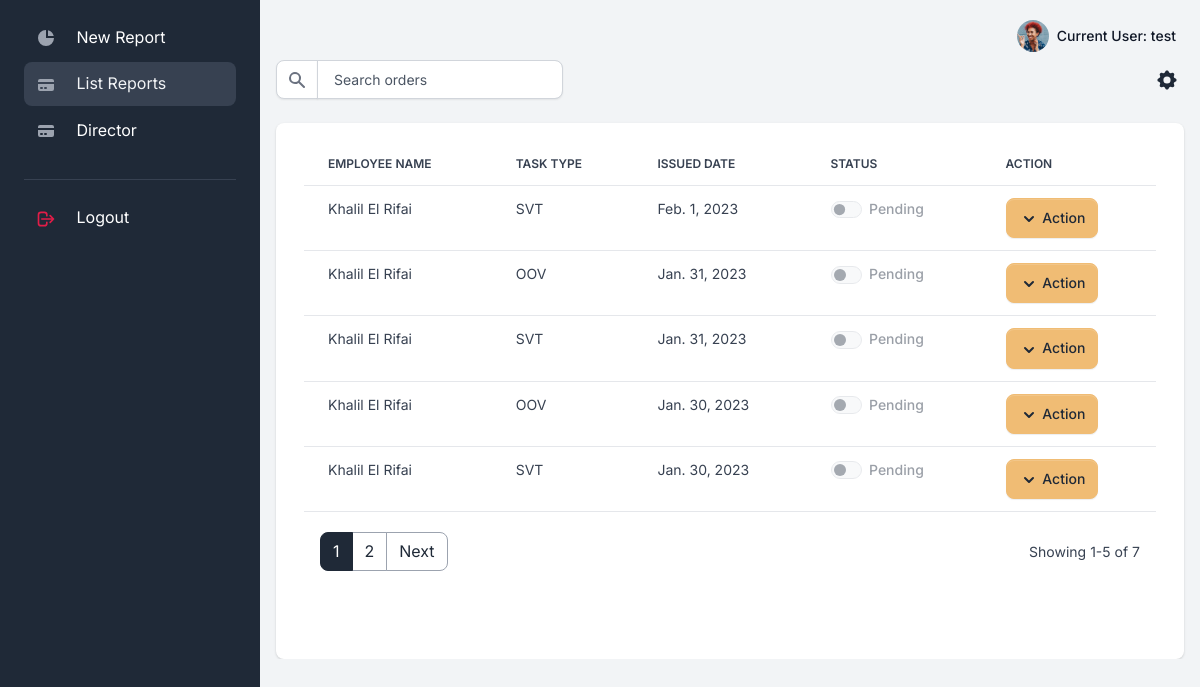
Before: /reports/list (signed in) with the older database file.
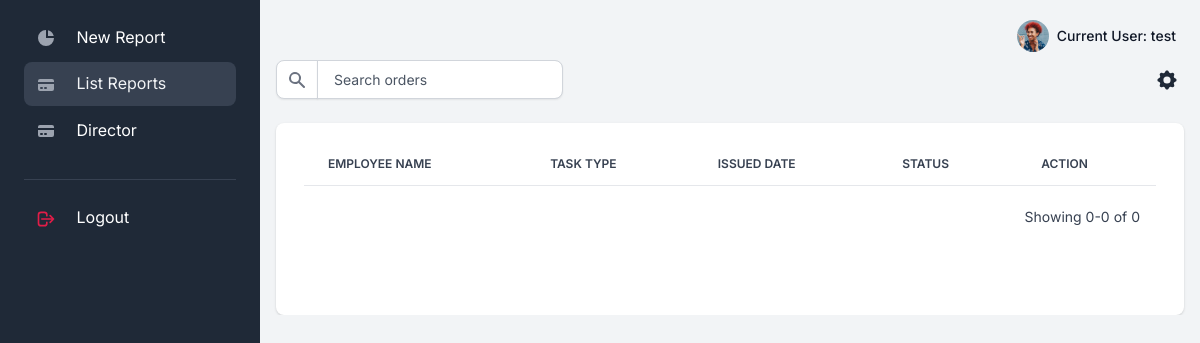
After: the same page with the newer database file.
### apps/reports/models.py (models this page shows, shortened)
class Report(Model):
    STATUS_CHOICES= (
    ('Pending', 'Pending'),
    ('Approved', 'Approved'),
    )
    id=AutoField(primary_key=True,editable=False)
    owner = ForeignKey(Employee,on_delete=SET_NULL,null=True)
    task_type=ForeignKey(Task_type,on_delete=SET_NULL,null=True)
    created_at=DateTimeField(auto_now_add=True)
    status=CharField(max_length=50,choices=STATUS_CHOICES,default='Pending')
    description=TextField(null=True)

class Employee(Model):
    id=AutoField(primary_key=True,editable=False)
    user = OneToOneField(User,on_delete=CASCADE)
    job_title = ForeignKey(Job_title,on_delete=SET_NULL,null=True)
    @property
    def fullname(self):
        return self.user.first_name +" "+self.user.last_name

class Task_type(Model):
    id=AutoField(primary_key=True,editable=False)
    job_title=ForeignKey(Job_title,on_delete=CASCADE,null=True)
    type = CharField(max_length=50,null=True)
    def __str__(self):
        return self.type

### apps/reports/views.py (the view)
# urls.py: path('list',views.EmployeeView.as_view(),name='list'),
class EmployeeView(ReportListView):
    def get_queryset(self):
        queryset = Report.objects.filter(owner__user=self.request.user).order_by('-created_at')
        return queryset

### apps/context_processors.py (called while the page is built)
def cfg_assets_root(request):
    return { 'ASSETS_ROOT' : settings.ASSETS_ROOT }

### apps/templates/reports/report_list.html (shortened to what this page needs)
{% extends "layouts/base.html" %}
{% block content %}
{% load humanize %}
  <div class="table-settings mb-4">
      <div class="row align-items-center justify-content-between">
          <div class="col col-md-6 col-lg-3 col-xl-4">
              <div class="input-group me-2 me-lg-3 fmxw-400">
                  <span class="input-group-text">
                  </span>
                  <input type="text" class="form-control" placeholder="Search orders">
              </div>
          </div>
          <div class="col-4 col-md-2 col-xl-1 ps-md-0 text-end">
              <div class="dropdown">
                  <button class="btn btn-link text-dark dropdown-toggle dropdown-toggle-split m-0 p-1" data-bs-toggle="dropdown" aria-haspopup="true" aria-expanded="false">
                  </button>
              </div>
          </div>
      </div>
  </div>
  <div class="card card-body border-0 shadow table-wrapper table-responsive">
    <div class="container-fluid">
        <div class="row mb-5">
      <table class="table table-hover">
          <thead>
              <tr>
                  <th class="border-gray-200">Employee Name</th>
                  <th class="border-gray-200">Task Type</th>
                  <th class="border-gray-200">Issued Date</th>
                  <th class="border-gray-200">Status</th>
                  <th class="border-gray-200">Action</th>
              </tr>
          </thead>
          <tbody>
              {% if report_list%}
              {% for report in report_list %}
              {% if report.owner.user == user %}
                        <tr>
                            <td><span class="fw-normal">{{report.owner.fullname}}</span></td>
                            <td><span class="fw-normal">{{report.task_type}}</span></td>
                            <td><span class="fw-normal">{{report.created_at|naturalday}}</span></td>
                            <td>
                                <span class="form-check form-switch">
                                    {% if report.status == 'Approved' %}
                                    <input class="form-check-input" type="checkbox" id="flexSwitchCheckChecked"  checked style="background-color: green;"  disabled>
                                    <label class="form-check-label" for="flexSwitchCheckChecked">Approved</label>
                                    {% else %}
                                    <input class="form-check-input" type="checkbox" id="flexSwitchCheckChecked" disabled>
                                    <label class="form-check-label" for="flexSwitchCheckChecked">Pending</label>
                                    {% endif %}
                                </span>
                            </td>
                            <td>
                                <div class="btn-group">
                                    <button type="button" class="btn btn-secondary dropdown-toggle dropdown-toggle-split" id="dropdownMenuReference" data-bs-toggle="dropdown" aria-expanded="false" data-bs-reference="parent">
                                        <svg class="icon icon-xs" fill="currentColor" viewBox="0 0 20 20" xmlns="http://www.w3.org/2000/svg"><path fill-rule="evenodd" d="M5.293 7.293a1 1 0 011.414 0L10 10.586l3.293-3.293a1 1 0 111.414 1.414l-4 4a1 1 0 01-1.414 0l-4-4a1 1 0 010-1.414z" clip-rule="evenodd"></path></svg>
                                        <span class="">Action</span>
                                    </button>
                                </div>
                            </td>
                        </tr>
                        {% endif %}
                {% endfor %}
              {% endif %}
          </tbody>
      </table>
      <div class="card-footer px-3 border-0 d-flex flex-column flex-lg-row align-items-center justify-content-between">
          <nav aria-label="Page navigation example">
              <ul class="pagination mb-0">
                {% if is_paginated %}
                        {% for page_number in page_obj.paginator.page_range %}
                            {% if page_number == page_obj.paginator.ELLIPSIS %}
                                {{page_number}}
                            {% else %}
                                <li {% if page_number == page_obj.number %} class="page-item active" {% else %} class="page-item" {% endif %}>
                                <a class="page-link" href="?page={{ page_number }}">{{page_number}}</a>
                                </li>
                            {% endif %}
                        {% endfor %}
                {% if page_obj.has_next %}
                  <li class="page-item">
                      <a class="page-link" href="?page={{ page_obj.next_page_number }} ">Next</a>
                  </li>
                  {% endif %}
                  {% endif %}
              </ul>
          </nav>
          <div class="fw-normal small mt-4 mt-lg-0">Showing {{ page_obj.start_index }}-{{ page_obj.end_index }} of {{ page_obj.paginator.count }}</div>
      </div>
    </div>
</div>
  </div>
{% endblock content %}

### apps/templates/layouts/base.html (shortened to what this page needs)
<!DOCTYPE html>
<html lang="en">
<head>
<link type="text/css" href="{{ ASSETS_ROOT }}/vendor/sweetalert2/dist/sweetalert2.min.css" rel="stylesheet">
<link type="text/css" href="{{ ASSETS_ROOT }}/vendor/notyf/notyf.min.css" rel="stylesheet">
<link type="text/css" href="{{ ASSETS_ROOT }}/css/volt.css" rel="stylesheet">
</head>
<body>
    {% include 'includes/sidebar.html' %}
    <main class="content">
      {% include 'includes/navigation.html' %}
      {% block content %}{% endblock content %}
    </main>
</body>
</html>

### apps/templates/includes/sidebar.html (shortened to what this page needs)
        <nav id="sidebarMenu" class="sidebar d-lg-block bg-gray-800 text-white collapse" data-simplebar>
          <div class="sidebar-inner px-4 pt-3">
            <ul class="nav flex-column pt-3 pt-md-0">
              <li class="nav-item {% if 'create' in request.path %} active {% endif %}">
                <a href="{% url 'reports:create' %}" class="nav-link">
                  <span class="sidebar-icon">
                    <svg class="icon icon-xs me-2" fill="currentColor" viewBox="0 0 20 20" xmlns="http://www.w3.org/2000/svg"><path d="M2 10a8 8 0 018-8v8h8a8 8 0 11-16 0z"></path><path d="M12 2.252A8.014 8.014 0 0117.748 8H12V2.252z"></path></svg>
                  </span>
                  <span class="sidebar-text">New Report</span>
                </a>
              </li>
              <li class="nav-item {% if 'list' in request.path %} active {% endif %}">
                <a href="{% url 'reports:list' %}" class="nav-link">
                  <span class="sidebar-icon">
                  </span>
                  <span class="sidebar-text">List Reports</span>
                </a>
              </li>
              <li class="nav-item {% if 'director' in request.path %} active {% endif %}">
                <a href="{% url 'reports:director' %}" class="nav-link">
                  <span class="sidebar-icon">
                  </span>
                  <span class="sidebar-text">Director</span>
                </a>
              </li>
              <li role="separator" class="dropdown-divider mt-4 mb-3 border-gray-700"></li>
              <li class="nav-item">
                <a href="{% url 'logout' %}" class="nav-link">
                    <span class="sidebar-icon">
                        <svg class="icon icon-xs text-danger me-2" fill="none" stroke="currentColor" viewBox="0 0 24 24" xmlns="http://www.w3.org/2000/svg">
                            <path stroke-linecap="round" stroke-linejoin="round" stroke-width="2" d="M17 16l4-4m0 0l-4-4m4 4H7m6 4v1a3 3 0 01-3 3H6a3 3 0 01-3-3V7a3 3 0 013-3h4a3 3 0 013 3v1"></path>
                        </svg>
                    </span>
                    <span class="sidebar-text">Logout</span>
                </a>
              </li>
            </ul>
          </div>
        </nav>

### apps/templates/includes/navigation.html (shortened to what this page needs)
<nav class="navbar navbar-top navbar-expand navbar-dashboard navbar-dark ps-0 pe-2 pb-0" >
              <div class="container-fluid px-0">
                <div class="d-flex justify-content-between w-100" id="navbarSupportedContent">
                  <ul class="navbar-nav align-items-center">
                    <li class="nav-item dropdown ms-lg-3">
                      <a class="nav-link dropdown-toggle pt-1 px-0" href="#" role="button" data-bs-toggle="dropdown" aria-expanded="false">
                        <div class="media d-flex align-items-center">
                          <img class="avatar rounded-circle" alt="Image placeholder" src="{{ ASSETS_ROOT }}/img/team/profile-picture-3.jpg">
                          <div class="media-body ms-2 text-dark align-items-center d-none d-lg-block">
                            <span class="mb-0 font-small fw-bold text-gray-900">
                              Current User: <strong>{{ request.user.username }}</strong>
                            </span>
                          </div>
                        </div>
                      </a>
                    </li>
                  </ul>
                </div>
              </div>
            </nav>

Changed rows visible on the page:
removed Report: owner.fullname "Khalil El Rifai", task_type "SVT", created_at "Feb. 1, 2023"
removed Report: owner.fullname "Khalil El Rifai", task_type "OOV", created_at "Jan. 31, 2023"
removed Report: owner.fullname "Khalil El Rifai", task_type "SVT", created_at "Jan. 31, 2023"
removed Report: owner.fullname "Khalil El Rifai", task_type "OOV", created_at "Jan. 30, 2023"
removed Report: owner.fullname "Khalil El Rifai", task_type "SVT", created_at "Jan. 30, 2023"
Other visible differences:
{{ page_obj.start_index }}: "1" → "0"
{{ page_obj.end_index }}: "5" → "0"
{{ page_obj.paginator.count }}: "7" → "0"
list line gone: "1"
list line gone: "2"
text no longer shown: "Next"
